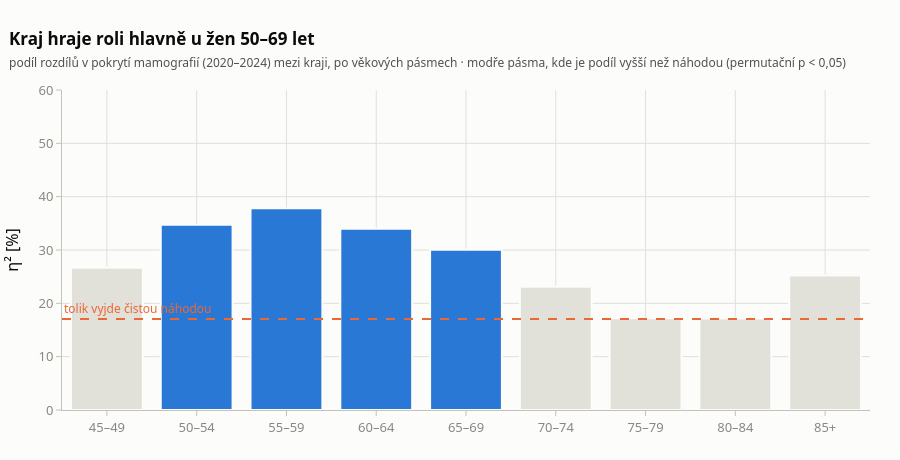

The cell this chart's notebook holds for it:
### Code cell
kb = KRAJ_T.loc[[f"pásmo {b}" for b in BANDS]]
kfig = go.Figure()
kfig.add_trace(go.Bar(x=BANDS, y=100 * kb["η²"], name="podíl rozdílů mezi kraji (η²)",
                      marker=dict(color=[S1 if p < 0.05 else GRID for p in kb["p (permutace)"]],
                                  line=dict(color=SURFACE, width=2)),
                      customdata=np.c_[kb["p (permutace)"], kb["ICC"]],
                      hovertemplate=("<b>%{x}</b><br>η² = %{y:.1f} %<br>p = %{customdata[0]:.3f}"
                                     "<br>ICC = %{customdata[1]:.2f}<extra></extra>")))
kfig.add_hline(y=100 * kb["η² náhodou"].mean(), line=dict(color=S2, dash="dash", width=2),
               annotation_text="tolik vyjde čistou náhodou", annotation_position="top left",
               annotation_font=dict(color=S2, size=12))
kfig.update_layout(**layout(
    "Kraj hraje roli hlavně u žen 50–69 let",
    "podíl rozdílů v pokrytí mamografií (2020–2024) mezi kraji, po věkových pásmech · "
    "modře pásma, kde je podíl vyšší než náhodou (permutační p < 0,05)"))
kfig.update_layout(height=460, showlegend=False, yaxis_title="η² [%]",
                   yaxis=dict(range=[0, 60], gridcolor=GRID), margin=dict(l=60, r=30, t=90, b=50))
kfig.write_html(OUT / "kraje_pasma.html", include_plotlyjs="cdn")
kfig

### Figure 1 — Plotly figure (JSON) as saved in the notebook; plotly's stock layout.template omitted (floating-point values rounded to 4 significant figures)
{"data": [{"customdata": [[0.08238, 0.1236], [0.006199, 0.226], [0.003599, 0.2645], [0.008598, 0.2163], [0.02839, 0.1664], [0.1618, 0.07801], [0.4527, 0.001287], [0.4535, 0.0007121], [0.09458, 0.1052]], "hovertemplate": "<b>%{x}</b><br>η² = %{y:.1f} %<br>p = %{customdata[0]:.3f}<br>ICC = %{customdata[1]:.2f}<extra></extra>", "marker": {"color": ["#e1e0d9", "#2a78d6", "#2a78d6", "#2a78d6", "#2a78d6", "#e1e0d9", "#e1e0d9", "#e1e0d9", "#e1e0d9"], "line": {"color": "#fcfcfb", "width": 2}}, "name": "podíl rozdílů mezi kraji (η²)", "type": "bar", "x": ["45–49", "50–54", "55–59", "60–64", "65–69", "70–74", "75–79", "80–84", "85+"], "y": [26.68, 34.75, 37.81, 33.98, 30.04, 23.13, 17.2, 17.16, 25.24]}], "layout": {"annotations": [{"font": {"color": "#eb6834", "size": 12}, "showarrow": false, "text": "tolik vyjde čistou náhodou", "x": 0, "xanchor": "left", "xref": "x domain", "y": 17.04, "yanchor": "bottom", "yref": "y"}], "font": {"color": "#0b0b0b", "family": "system-ui, -apple-system, Segoe UI, sans-serif", "size": 13}, "height": 460, "hoverlabel": {"bgcolor": "white", "bordercolor": "#c3c2b7", "font": {"family": "system-ui, -apple-system, Segoe UI, sans-serif", "size": 12.5}}, "margin": {"b": 50, "l": 60, "r": 30, "t": 90}, "paper_bgcolor": "#fcfcfb", "plot_bgcolor": "#fcfcfb", "shapes": [{"line": {"color": "#eb6834", "dash": "dash", "width": 2}, "type": "line", "x0": 0, "x1": 1, "xref": "x domain", "y0": 17.04, "y1": 17.04, "yref": "y"}], "showlegend": false, "title": {"font": {"size": 17}, "text": "<b>Kraj hraje roli hlavně u žen 50–69 let</b><br><span style=\"font-size:12px;color:#52514e\">podíl rozdílů v pokrytí mamografií (2020–2024) mezi kraji, po věkových pásmech · modře pásma, kde je podíl vyšší než náhodou (permutační p < 0,05)</span>", "x": 0.01, "xanchor": "left"}, "xaxis": {"gridcolor": "#e1e0d9", "linecolor": "#c3c2b7", "tickcolor": "#c3c2b7", "tickfont": {"color": "#898781"}, "ticks": "outside", "zeroline": false}, "yaxis": {"gridcolor": "#e1e0d9", "linecolor": "#c3c2b7", "range": [0, 60], "tickcolor": "#c3c2b7", "tickfont": {"color": "#898781"}, "ticks": "outside", "title": {"text": "η² [%]"}, "zeroline": false}}}
